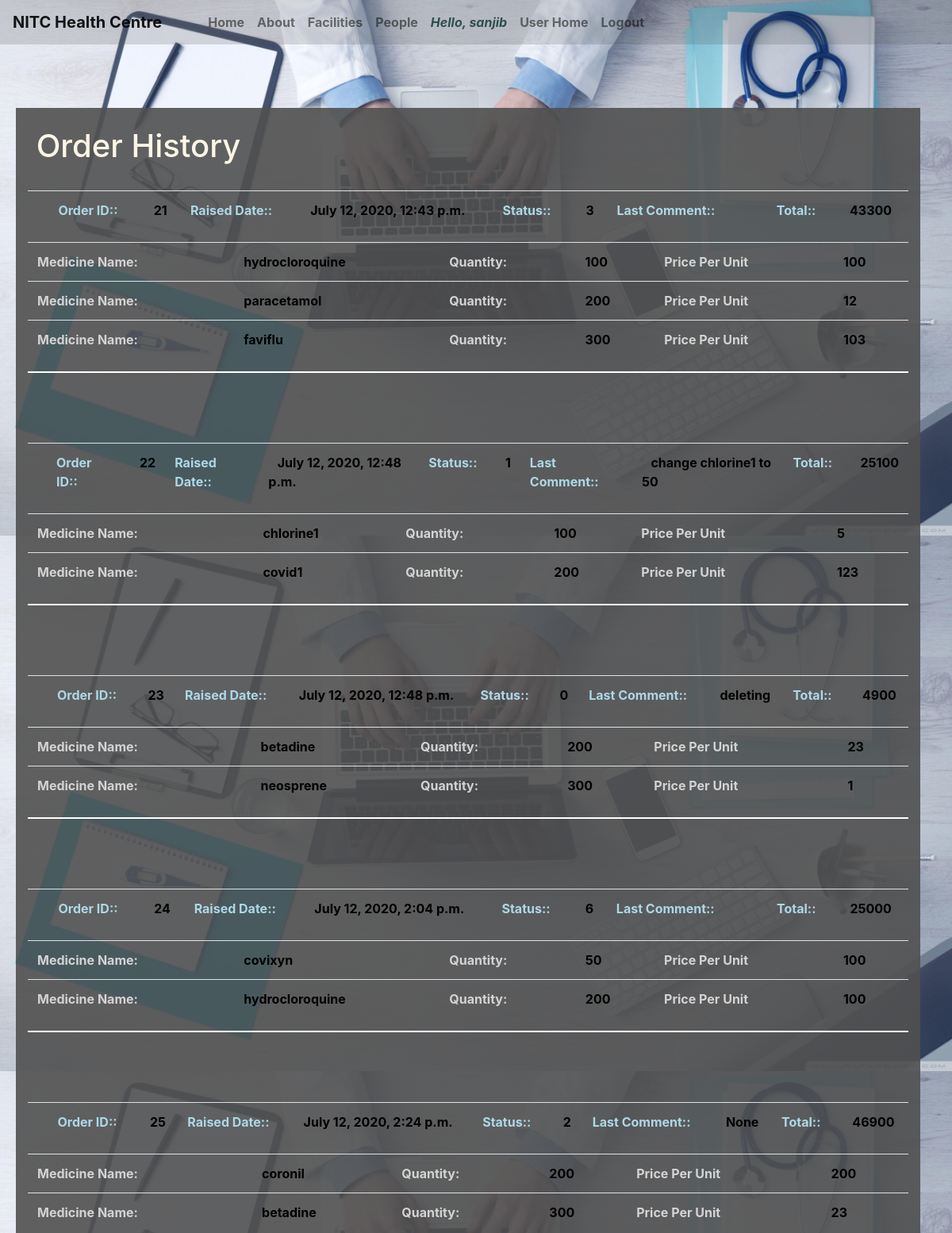
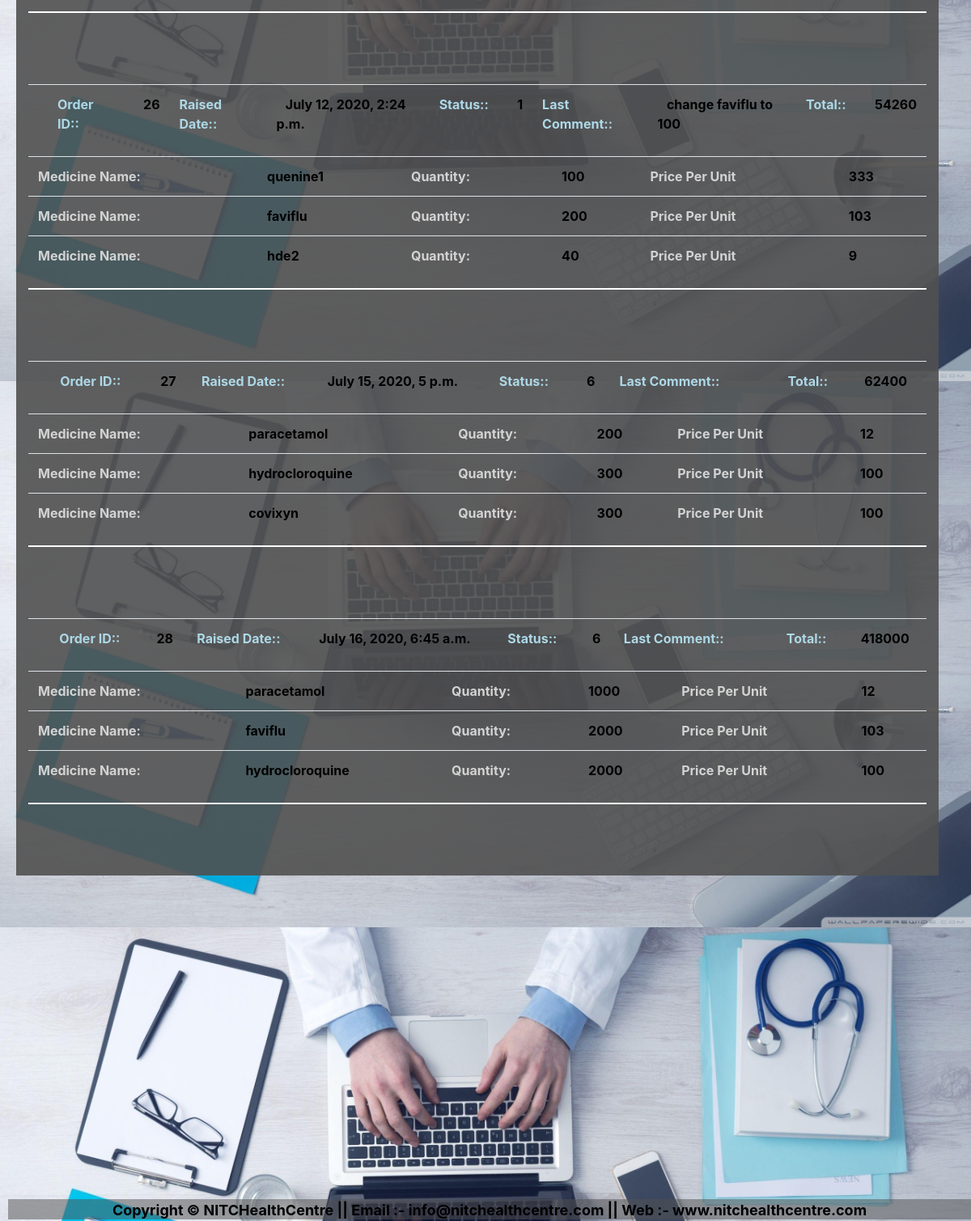
The page /hmsmain/viewOrders/ (signed in) on the database its author committed (2 pictures, top to bottom).
### hmsmain/models.py (models this page shows)
class Order(models.Model):
    oid = models.AutoField
    status = models.IntegerField(default=2,null=True)
    lastComment = models.CharField(max_length=100,null=True)
    lastAcess = models.DateTimeField(default=datetime.now, blank=True)
    total = models.IntegerField(default=0,null=True)

class orderDetail(models.Model):
    ooid = models.ForeignKey(
        Order, on_delete=models.CASCADE, null=True, related_name='order_id')
    omid = models.ForeignKey(
        Medicine, on_delete=models.CASCADE, null=True, related_name='omid')
    omqty = models.IntegerField(default=0, null=True)

class Medicine(models.Model):
    mid = models.AutoField
    mname = models.CharField(max_length=50)
    minfo = models.CharField(max_length=50, default="",null=True)
    mprice = models.IntegerField(default=0,null=True)
    mqty = models.IntegerField(default=0,null=True)
    def __str__(self):
        return self.mname

### hmsmain/views.py (the view)
# urls.py: path('viewOrders/',views.viewOrders,name='viewOrders'),
def viewOrders(request):
    orderl = Order.objects.all()
    orderdetaill = orderDetail.objects.all()
    medicinel = Medicine.objects.all()
    return render(request, 'hmsmain/viewOrders.html', {'orderl': orderl,'orderdetaill':orderdetaill,
                                                              'medicinel':medicinel})

### hmsmain/templates/hmsmain/viewOrders.html (shortened to what this page needs)
{% extends 'hmsmain/basic.html' %}
{% block body %}
<div class="container" style="background-color: #e3f2fd;
    color:black;background: transparent;opacity: 5;font-weight:bold;background: rgba(80, 80, 80, 0.9);margin: 80px 5px 5px 20px;">
<br>
    <h1 style="color: oldlace">&nbsp;Order History</h1>
<br>
    {% for m in orderl %}
        <table class="table" >
<th>
                <td style="color: lightblue">Order ID::</td>
                <td style="color: black;">&nbsp;&nbsp;&nbsp;{{ m.pk }}</td>
                <td style="color: lightblue">Raised Date::</td>
                <td style="color: black;">&nbsp;&nbsp;&nbsp;{{ m.lastAcess }}</td>
                <td style="color: lightblue">Status::</td>
                <td style="color: black;">&nbsp;&nbsp;&nbsp;{{ m.status }}</td>
                <td style="color: lightblue">Last Comment::</td>
                <td style="color: black;">&nbsp;&nbsp;&nbsp;{{ m.lastComment }}</td>
                <td style="color: lightblue">Total::</td>
                <td style="color: black;">&nbsp;&nbsp;&nbsp;{{ m.total }}</td>
                </th>
        </table>
<table class="table">
        <tr>
        {% for o in orderdetaill %}
    {%  if m == o.ooid %}
                <td style="color: lightgray">Medicine Name:</td>
                <td style="color: black;">&nbsp;&nbsp;&nbsp;{{ o.omid }}</td>
                <td style="color: lightgray">Quantity: </td>
                <td style="color: black">&nbsp;&nbsp;&nbsp;{{ o.omqty }}</td>
                <td style="color: lightgray">Price Per Unit </td>
                <td style="color: black">&nbsp;&nbsp;&nbsp;{{ o.omid.mprice }}</td>
</tr>
{%  endif %}
            {%  endfor %}
         </table>
<hr style="border: 1px groove white;" />
        <br>
        <br>
        <br>
{%  endfor %}
</div>
{% endblock %}

### hmsmain/templates/hmsmain/basic.html (shortened to what this page needs)
<!doctype html>
<html lang="en">
  <head>
    <link rel="stylesheet" href="https://stackpath.bootstrapcdn.com/bootstrap/4.2.1/css/bootstrap.min.css">
  </head>
  <body>
    <nav class="navbar navbar-expand-lg navbar-light" style="background-color: #e3f2fd;
    color:black;background: transparent;opacity: 5;font-weight:bold;background: rgba(80, 80, 80, 0.2);">
  <a class="navbar-brand" href="/hmsmain">NITC Health Centre</a>
  <div class="collapse navbar-collapse" id="navbarSupportedContent">
    <ul class="navbar-nav mr-auto">
      <li class="nav-item">
        <a class="nav-link" href="/hmsmain">&nbsp;&nbsp;&nbsp;&nbsp;&nbsp;&nbsp;&nbsp;&nbsp;&nbsp;Home <span class="sr-only">(current)</span></a>
      </li>
      <li class="nav-item">
        <a class="nav-link" href="/hmsmain/about">About</a>
      </li>
      <li class="nav-item">
        <a class="nav-link" href="/hmsmain/facilities">Facilities</a>
      </li>
      <li class="nav-item">
        <a class="nav-link" href="/hmsmain/people">People</a>
      </li>
                    {% if user.is_authenticated %}
                         <li class="nav-item">
                             <a class="nav-link" href="#" style="color: darkslategrey"><i>Hello, {{ request.user }}</i></a>
      </li>
                        <a class="nav-link" href="/hmsmain/userHome">User Home</a>
                        <li>
                        <a class="nav-link" href="/hmsmain/logout1">Logout</a>
                        </li>
                    {% else %}
                        <li>
                        <a class="nav-link" href="/hmsmain/login">
                            Login</a>
                    {% endif %}
    </ul>
  </div>
</nav>
  {% block body %} {% endblock %}
     <div style= "text-align: center;
  background: dimgrey;
  color: gainsboro;
  font-size: large;
  height: 25px;
  margin:400px 0 0 10px;background-color: #e3f2fd;
    color:black;background: transparent;opacity: 5;font-weight:bold;background: rgba(80, 80, 80, 0.5);">
      Copyright &copy; NITCHealthCentre || Email :- info@nitchealthcentre.com || Web :- www.nitchealthcentre.com
 </div>
  </body>
</html>

### hmsmain/templates/hmsmain/basic.html (style rules this page uses)
body { background-image: url('/static/hmsmain/img/5.jpg'); background-image: ; background-size: cover; background-repeat: repeat; background-repeat: repeat-x; background-repeat: repeat-y; height: 300px; width: 100%; }

### rows shown on the page
Order: pk "21", lastAcess "July 12, 2020, 12:43 p.m.", status "3", total "43300"
orderDetail: omid "hydrocloroquine", omqty "100", omid.mprice "100"
orderDetail: omid "paracetamol", omqty "200", omid.mprice "12"
orderDetail: omid "faviflu", omqty "300", omid.mprice "103"
Order: pk "22", lastAcess "July 12, 2020, 12:48 p.m.", status "1", lastComment "change chlorine1 to 50", total "25100"
orderDetail: omid "chlorine1", omqty "100", omid.mprice "5"
orderDetail: omid "covid1", omqty "200", omid.mprice "123"
Order: pk "23", lastAcess "July 12, 2020, 12:48 p.m.", status "0", lastComment "deleting", total "4900"
orderDetail: omid "betadine", omqty "200", omid.mprice "23"
orderDetail: omid "neosprene", omqty "300", omid.mprice "1"
Order: pk "24", lastAcess "July 12, 2020, 2:04 p.m.", status "6", total "25000"
orderDetail: omid "covixyn", omqty "50", omid.mprice "100"
orderDetail: omid "hydrocloroquine", omqty "200", omid.mprice "100"
Order: pk "25", lastAcess "July 12, 2020, 2:24 p.m.", status "2", lastComment "None", total "46900"
orderDetail: omid "coronil", omqty "200", omid.mprice "200"
orderDetail: omid "betadine", omqty "300", omid.mprice "23"
Order: pk "26", lastAcess "July 12, 2020, 2:24 p.m.", status "1", lastComment "change faviflu to 100", total "54260"
orderDetail: omid "quenine1", omqty "100", omid.mprice "333"
orderDetail: omid "faviflu", omqty "200", omid.mprice "103"
orderDetail: omid "hde2", omqty "40", omid.mprice "9"
Order: pk "27", lastAcess "July 15, 2020, 5 p.m.", status "6", total "62400"
orderDetail: omid "paracetamol", omqty "200", omid.mprice "12"
orderDetail: omid "hydrocloroquine", omqty "300", omid.mprice "100"
orderDetail: omid "covixyn", omqty "300", omid.mprice "100"
Order: pk "28", lastAcess "July 16, 2020, 6:45 a.m.", status "6", total "418000"
orderDetail: omid "paracetamol", omqty "1000", omid.mprice "12"
orderDetail: omid "faviflu", omqty "2000", omid.mprice "103"
orderDetail: omid "hydrocloroquine", omqty "2000", omid.mprice "100"

### other values the page prints
{{ request.user }} "sanjib"
